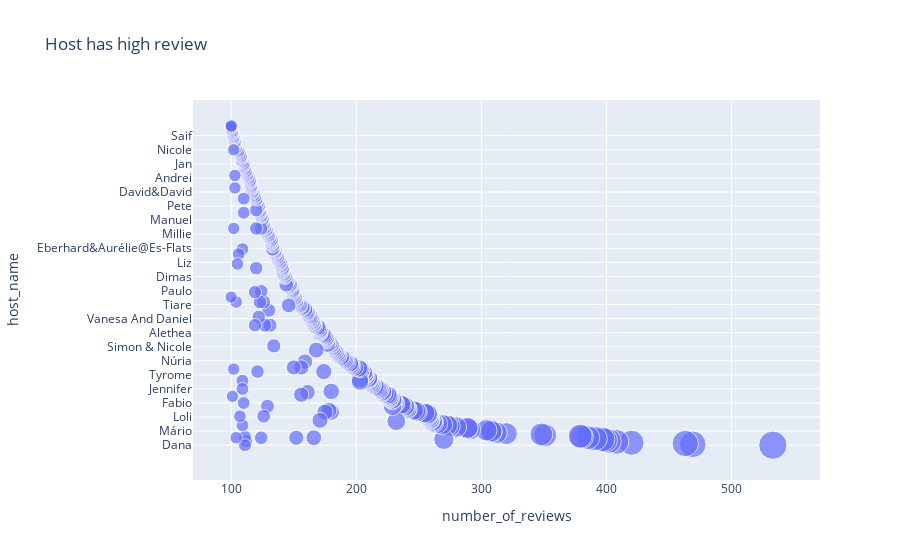

The cell this chart's notebook holds for it:
### Code cell
re_100=airbnb[['host_name','number_of_reviews']]
review_100=re_100.sort_values('number_of_reviews',ascending=False)
review_100=review_100[review_100['number_of_reviews']>=100].sort_values('number_of_reviews',ascending=False)
fig=px.scatter(review_100,x='number_of_reviews',y='host_name',size='number_of_reviews',title="Host has high review")
fig.show()

### Figure 1 — Plotly figure (JSON) as saved in the notebook; plotly's stock layout.template omitted (floating-point values rounded to 4 significant figures; data arrays with more than 128 entries replaced by an {"elided": "..."} marker saying what was removed)
{"data": [{"hovertemplate": "number_of_reviews=%{marker.size}<br>host_name=%{y}<extra></extra>", "legendgroup": "", "marker": {"color": "#636efa", "size": {"elided": "450 int values"}, "sizemode": "area", "sizeref": 1.333, "symbol": "circle"}, "mode": "markers", "name": "", "orientation": "h", "showlegend": false, "type": "scatter", "x": {"elided": "450 int values"}, "xaxis": "x", "y": {"elided": "450 str values"}, "yaxis": "y"}], "layout": {"legend": {"itemsizing": "constant", "tracegroupgap": 0}, "title": {"text": "Host has high review"}, "xaxis": {"anchor": "y", "domain": [0, 1], "title": {"text": "number_of_reviews"}}, "yaxis": {"anchor": "x", "domain": [0, 1], "title": {"text": "host_name"}}}}
